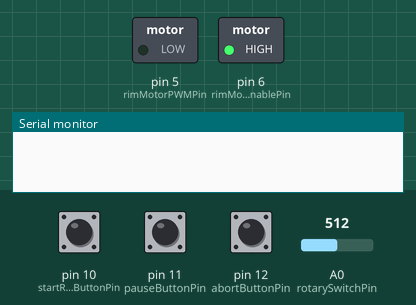
Bench run of a sketch on a simulated Arduino Uno, built with avr-gcc and run on an emulated ATmega328P. Shown: switched loads named in the sketch (green lamp = pin HIGH), the last lines printed to the serial monitor. The inputs (shaded band) are chosen by the test bench; at power-on: pin 10 (startResumeButtonPin) LOW, pin 11 (pauseButtonPin) LOW, pin 12 (abortButtonPin) LOW, A0 (rotarySwitchPin) = 512. Pins used as bus, display or sensor lines are not drawn.

Above: at 1.2 s.
1.3 s: pin 10 (startResumeButtonPin) pulled HIGH for 0.15 s
At 2.0 s:
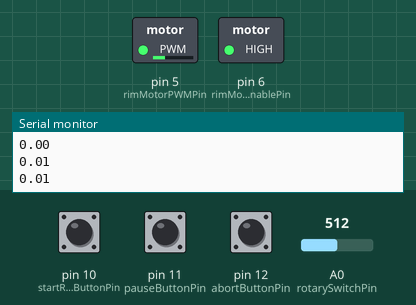
Timing chart, 0 to 4.3 s (numbered marks = the images above; inputs shaded):
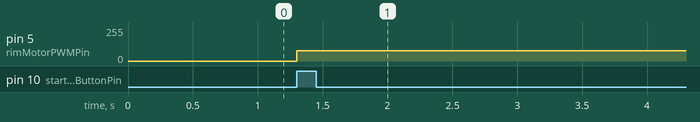

The sketch:

ShellTaper.ino
```cpp
#define SHELLCONFIG_MAX_ANGLES 4
#define NUM_SHELL_CONFIGS 6 // The number of available shell configs as well as the number of positions on the rotary switch used to select the shell config

enum MachineState
{
  MACHINE_STATE_IDLE = 0,
  MACHINE_STATE_TAPING = 1,
  MACHINE_STATE_WAIT_FOR_BURNISHING = 2,
  MACHINE_STATE_BURNISHING = 3,
  MACHINE_STATE_TAPING_PAUSED = 4,
  MACHINE_STATE_BURNISHING_PAUSED = 5
};

struct ShellConfig
{
  uint32_t numAngles; // Number of taping angles/applications, this does NOT include the burnishing angle, so the total number of angles will be numAngles + 1

  float shellArmAngles[SHELLCONFIG_MAX_ANGLES + 1]; // The angle per application, the last angle being the burnishing angle
  float shellStepperSpeed[SHELLCONFIG_MAX_ANGLES + 1]; // Speed of the shell stepper motor as a fraction relative to the rim speed per application, the last being the burnishing speed
  float rimRotationsUntilNextAngle[SHELLCONFIG_MAX_ANGLES + 1]; // Usually (1 / shellStepperSpeed) or a multiple of 2 of that per application, the last being the burnishing rotatiosn until next angle
};

// -- Pin Definitions -- //

const int armStepperEnablePin = 2;
const int armStepperDirPin = 3;
const int armStepperPulsePin = 4;

const int rimMotorPWMPin = 5;
const int rimMotorEnablePin = 6;

const int shellStepperEnablePin = 7;
const int shellStepperDirPin = 8;
const int shellStepperPulsePin = 9;

const int startResumeButtonPin = 10;
const int pauseButtonPin = 11;
const int abortButtonPin = 12;

const int rotarySwitchPin = A0;

// -- Machine constants -- //

const uint32_t shellStepperPulsesPerRotation = 200 * 4;
const uint32_t armStepperPulsesPerRotation = 200 * 8;
const float armStepperPulsesPerDegree = armStepperPulsesPerRotation / 360.0f;

const uint32_t shellArmMoveDelayMs = 20;
const uint32_t startingAngle = 20;
const float rimRPM = 53.0f;
const float rimPWMDutyCycle = 0.3f;

ShellConfig currentShellConfig; // The currently selected shell config, determined by the rotary switch position and the shellConfig[..]

ShellConfig shellConfigs[NUM_SHELL_CONFIGS]; // Each element in the shell config array corresponds to a position on the rotary switch, used to control which shell config is currently selected

void setup()
{
  initShellConfigs();
  currentShellConfig = shellConfigs[1];

  Serial.begin(9600);

  // Initialize the pins
  pinMode(armStepperEnablePin, OUTPUT);
  pinMode(armStepperDirPin, OUTPUT);
  pinMode(armStepperPulsePin, OUTPUT);
  pinMode(rimMotorPWMPin, OUTPUT);
  pinMode(rimMotorEnablePin, OUTPUT);
  pinMode(shellStepperEnablePin, OUTPUT);
  pinMode(shellStepperDirPin, OUTPUT);
  pinMode(shellStepperPulsePin, OUTPUT);

  pinMode(startResumeButtonPin, INPUT);
  pinMode(pauseButtonPin, INPUT);
  pinMode(abortButtonPin, INPUT);

  digitalWrite(rimMotorEnablePin, HIGH);
  analogWrite(rimMotorPWMPin, 0);

  // Write some default values to pins
  digitalWrite(armStepperEnablePin, LOW);
  digitalWrite(armStepperDirPin, LOW);
  digitalWrite(armStepperPulsePin, LOW);

  digitalWrite(shellStepperEnablePin, LOW);
  digitalWrite(shellStepperDirPin, HIGH);
  digitalWrite(shellStepperPulsePin, LOW);
}

MachineState machineState = MACHINE_STATE_IDLE; // What state the machine is currently in

uint32_t currentAngleIndex = 0; // The current angle the taping session is on
float currentAngleRimRotations = 0.0f; // The number of rim rotations since the last angle change (or start of taping for the 1st angle/application)

float shellStepperPulsesCounter = 0.0f; // The number of pulses the shell stepper motor needs to do (happens all at once)
float shellArmStepperPulsesCounter = 0.0f; // The number of rotations the shell arm stepper motor needs to do (happens every ~shellArmMoveDelayMs milliseconds)

float shellArmMoveTimer = 0.0f; // Times each pulse for the shell arm stepper motor
float delta = 0.0f;

void loop()
{
  unsigned long startTime = millis();

  // Change the current shell config to the one selected by the rotary switch
  int rotarySwitchValue = analogRead(rotarySwitchPin);
  int rotarySwitchPosition = int(round(float(NUM_SHELL_CONFIGS - 1) * (float(rotarySwitchValue) / 1023.0f))); // Based on the voltage level (0-1023), NUM_SHELL_CONFIGS different positions are possible, this chooses the nearest position

  currentShellConfig = shellConfigs[rotarySwitchPosition];

  // Move the shell arm, using a delay to keep the speed in check as its counter is incremented all at once
  shellArmMoveTimer += delta;
  if (shellArmMoveTimer > shellArmMoveDelayMs / 1000.0f)
  {
    shellArmMoveTimer = 0.0f;
    if (shellArmStepperPulsesCounter != 0.0f)
    {
      if (shellArmStepperPulsesCounter > 0.0f)
        digitalWrite(armStepperDirPin, LOW);
      else
        digitalWrite(armStepperDirPin, HIGH);

      digitalWrite(armStepperPulsePin, HIGH);
      delayMicroseconds(10);
      digitalWrite(armStepperPulsePin, LOW);

      shellArmStepperPulsesCounter -= shellArmStepperPulsesCounter > 0.0f ? 1.0f : -1.0f;
    }
  }

  // Rotate the shell, no delay used because its counter is incremented in realtime and not at once
  while (shellStepperPulsesCounter >= 1.0f || shellStepperPulsesCounter <= -1.0f)
  {
    if (shellStepperPulsesCounter > 0)
      digitalWrite(shellStepperDirPin, HIGH);
    else
      digitalWrite(shellStepperDirPin, LOW);

    digitalWrite(shellStepperPulsePin, HIGH);
    delayMicroseconds(10);
    digitalWrite(shellStepperPulsePin, LOW);

    shellStepperPulsesCounter -= shellStepperPulsesCounter > 0.0f ? 1.0f : -1.0f;
  }

  // Handle button inputs
  if (digitalRead(startResumeButtonPin) == HIGH)
  {
    if (machineState == MACHINE_STATE_IDLE) // Begin a taping session (start rim motor, and rotate the shell arm to it's first angle)
    {
      machineState = MACHINE_STATE_TAPING;
      analogWrite(rimMotorPWMPin, uint8_t(255 * rimPWMDutyCycle));
      rotateShellArm(currentShellConfig.shellArmAngles[currentAngleIndex] - startingAngle);
    }
    else if (machineState == MACHINE_STATE_WAIT_FOR_BURNISHING) // Begin a burnishing session (restart rim motor)
    {
      machineState = MACHINE_STATE_BURNISHING;
      analogWrite(rimMotorPWMPin, uint8_t(255 * rimPWMDutyCycle));
    }
    else if (machineState == MACHINE_STATE_TAPING_PAUSED) // Resume taping
    {
      machineState = MACHINE_STATE_TAPING;
      analogWrite(rimMotorPWMPin, uint8_t(255 * rimPWMDutyCycle));
    }
    else if (machineState == MACHINE_STATE_BURNISHING_PAUSED) // Resume burnishing
    {
      machineState = MACHINE_STATE_BURNISHING;
      analogWrite(rimMotorPWMPin, uint8_t(255 * rimPWMDutyCycle));
    }
  }
  else if (digitalRead(pauseButtonPin) == HIGH)
  {
    if (machineState == MACHINE_STATE_TAPING) // Pause taping (stop rim motor)
    {
      analogWrite(rimMotorPWMPin, 0);
      machineState = MACHINE_STATE_TAPING_PAUSED;
    }
    else if (machineState == MACHINE_STATE_BURNISHING) // Pause burnishing (stop rim motor)
    {
      analogWrite(rimMotorPWMPin, 0);
      machineState = MACHINE_STATE_BURNISHING_PAUSED;
    }
  }
  else if (digitalRead(abortButtonPin) == HIGH)
  {
    // Abort whatever is currently happening, resets everything to the initial startup state
    machineState = MACHINE_STATE_IDLE;
    analogWrite(rimMotorPWMPin, 0);
    currentAngleIndex = 0;
    shellStepperPulsesCounter = 0;
    currentAngleRimRotations = 0.0f;
  }

  // Handle an active taping or burnishing session
  if (machineState == MACHINE_STATE_TAPING || machineState == MACHINE_STATE_BURNISHING)
  {
    currentAngleRimRotations += (rimRPM / 60.0f) * delta;
    Serial.println(currentAngleRimRotations);

    // Rotate the shell stepper
    shellStepperPulsesCounter += (rimRPM / 60.0f) * delta * currentShellConfig.shellStepperSpeed[currentAngleIndex] * shellStepperPulsesPerRotation;

    // Decide what to do if the current application just finished
    if (currentAngleRimRotations >= currentShellConfig.rimRotationsUntilNextAngle[currentAngleIndex])
    {
      if (machineState == MACHINE_STATE_TAPING)
      {
        // We're done with the taping session, so wait for the user to resume to begin burnishing the shell
        if (currentAngleIndex == currentShellConfig.numAngles - 1)
        {
          machineState = MACHINE_STATE_WAIT_FOR_BURNISHING;
          analogWrite(rimMotorPWMPin, 0);
        }

        rotateShellArm(int32_t(currentShellConfig.shellArmAngles[currentAngleIndex + 1]) - int32_t(currentShellConfig.shellArmAngles[currentAngleIndex]));

        currentAngleIndex++;
        currentAngleRimRotations = 0.0f;
      }
      else if (machineState == MACHINE_STATE_BURNISHING)
      {
        machineState = MACHINE_STATE_IDLE;
        analogWrite(rimMotorPWMPin, 0);
        rotateShellArm(startingAngle - currentShellConfig.shellArmAngles[currentAngleIndex]);

        currentAngleIndex = 0;
        shellStepperPulsesCounter = 0;
        currentAngleRimRotations = 0.0f;
      }
    }
  }

  unsigned long elapsedTime = millis() - startTime;

  if (elapsedTime >= 10)
  {
    Serial.print("Warning! Running behind, took ");
    Serial.print(elapsedTime);
    Serial.println("ms for a tick! Should take <10ms");
  }

  delta = (millis() - startTime) / 1000.0f;
}

// Initializes the shell configs for each position on the rotary switch
void initShellConfigs()
{
  // 3" shell w/ 1" tape
  shellConfigs[1].numAngles = 2;
  shellConfigs[1].shellArmAngles[1] = 35;
  shellConfigs[1].shellArmAngles[0] = 60;
  shellConfigs[1].shellStepperSpeed[1] = (1 / 39.0f) * 2.0f;
  shellConfigs[1].shellStepperSpeed[0] = (1 / 16.0f) * 2.0f;
  shellConfigs[1].rimRotationsUntilNextAngle[1] = 39.0f / 2.0f;
  shellConfigs[1].rimRotationsUntilNextAngle[0] = 16.0f / 2.0f;
  // Burnishing
  shellConfigs[1].shellArmAngles[2] = 35;
  shellConfigs[1].shellStepperSpeed[2] = 1 / 20.0f;
  shellConfigs[1].rimRotationsUntilNextAngle[2] = 20.0f;

  // 4" shell w/ 1" tape
  shellConfigs[2].numAngles = 3;
  shellConfigs[2].shellArmAngles[2] = 28;
  shellConfigs[2].shellArmAngles[1] = 48;
  shellConfigs[2].shellArmAngles[0] = 65;
  shellConfigs[2].shellStepperSpeed[2] = 1 / 29.0f;
  shellConfigs[2].shellStepperSpeed[1] = 1 / 15.0f;
  shellConfigs[2].shellStepperSpeed[0] = 1 / 10.0f;
  shellConfigs[2].rimRotationsUntilNextAngle[2] = 29.0f;
  shellConfigs[2].rimRotationsUntilNextAngle[1] = 15.0f;
  shellConfigs[2].rimRotationsUntilNextAngle[0] = 10.0f;
  // Burnishing
  shellConfigs[2].shellArmAngles[3] = 28;
  shellConfigs[2].shellStepperSpeed[3] = 1 / 30.0f;
  shellConfigs[2].rimRotationsUntilNextAngle[3] = 30.0f;
}

// Rotates the shell arm to a new angle, will not pause anything while moving (including the rim motor)
void rotateShellArm(float angleDelta)
{
  shellArmStepperPulsesCounter += armStepperPulsesPerDegree * angleDelta;
}
```

Measured:
- after the input at 1.3 s, pin 5 (rimMotorPWMPin): 0/255 → 76/255 at once
